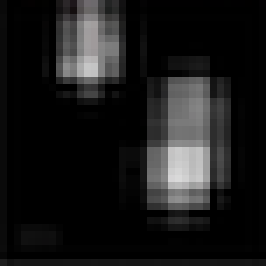
#> input picture 19520954_Bai6/FeatureMap.png, 38 x 38 px (shown 7 times larger)
$ python faceDetectionInFeatureMaps.py
#> lines starting #> are read from the running program, lines starting #| are printed output that depends on the picture; after the words box and inside, x2 and y2 are one past the last pixel; in counts of white or black regions, pixels touching at a corner belong together
# Họ tên: Lê Thị Thanh Thanh
# MSSV: 19520954

import cv2 as cv

# Bước 1: Đọc ảnh feature map

featuremaps = cv.imread('FeatureMap.png')
#> featuremaps is the input picture: shape (38, 38, 3); mean B, G, R 25.3, 25.3, 25.3
fm_gray = cv.cvtColor(featuremaps, cv.COLOR_BGR2GRAY)

img_input = cv.imread('Input.png')
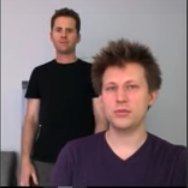
#> input picture 19520954_Bai6/Input.png, 188 x 188 px
#> img_input is the input picture: shape (188, 188, 3); mean B, G, R 107.6, 104.4, 119.1

w_input = img_input.shape[0]
#> w_input = 188
h_input = img_input.shape[1]
#> h_input = 188
w_fm = fm_gray.shape[0]
#> w_fm = 38
h_fm = fm_gray.shape[1]
#> h_fm = 38

# Bước 2: Xác định các thành phần liên thông của vùng sáng trên feature map (sử dụng thư viện của OpenCV)
_, threshold = cv.threshold(fm_gray, 100, 255, 0)
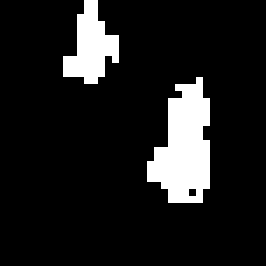
#> threshold: shape (38, 38) (shown 7 times larger); 11.1% white; 2 white regions
cv.imshow('Threshold', threshold)
cv.waitKey(0)
cv.destroyAllWindows()

# Bước 3: Xác định bounding box của các thành phần liên thông (sử dụng thư viện của OpenCV).

contours = cv.findContours(threshold, cv.RETR_EXTERNAL, cv.CHAIN_APPROX_SIMPLE)
#> contours = 2 contours; box (x1, y1, x2, y2) and area: (21, 11, 30, 29) 86, (9, 0, 17, 12) 38
cnt = contours[0]
#> cnt has the same summary as contours
print(len(cnt))
#| 2

cv.drawContours(fm_gray, cnt, -1, (255,0,0), 2)
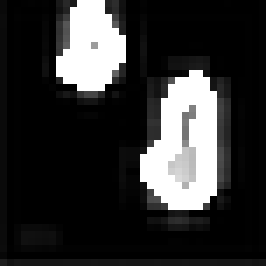
#> fm_gray: shape (38, 38) (shown 7 times larger); min 0, max 255, mean 48.8

# Bước 4: Nội suy ra bounding box của gương mặt trên ảnh gốc

for c in cnt:
    x, y, w, h = cv.boundingRect(c)
    _x = int(w_input * x/w_fm)
    _y = int(h_input * y/h_fm)
    _h = int(h_input * h/h_fm)
    _w = int(w_input * w/w_fm)

    print(_x, _y, _w, _h)
    cv.rectangle(featuremaps, (x,y), (x + w, y + h), (0,255,0), 1)
    cv.rectangle(img_input, (_x,_y), (_x + _w, _y + _h), (0,255,0), 2)
#> this loop made 2 passes
#> (x, y, w, h) on passes 1 to 2: (21, 11, 9, 18), (9, 0, 8, 12)
#| 103 54 44 89
#| 44 0 39 59
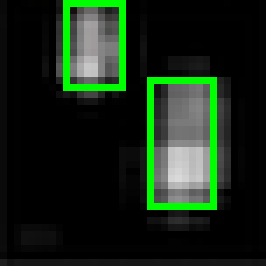
#> featuremaps: shape (38, 38, 3) (shown 7 times larger); 6.51% of pixels changed, all inside (x1, y1, x2, y2) = (9, 0, 31, 30)
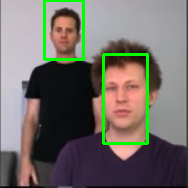
#> img_input: shape (188, 188, 3); 3.79% of pixels changed, all inside (x1, y1, x2, y2) = (43, 0, 149, 145)

cv.imshow('bounding box in featuremaps', featuremaps)
cv.imwrite('bbInfeaturemaps.png', featuremaps)
cv.waitKey(0)

cv.imshow('bounding box in Input', img_input)
cv.imwrite('bbInInput.png', img_input)
cv.waitKey(0)

cv.destroyAllWindows()
